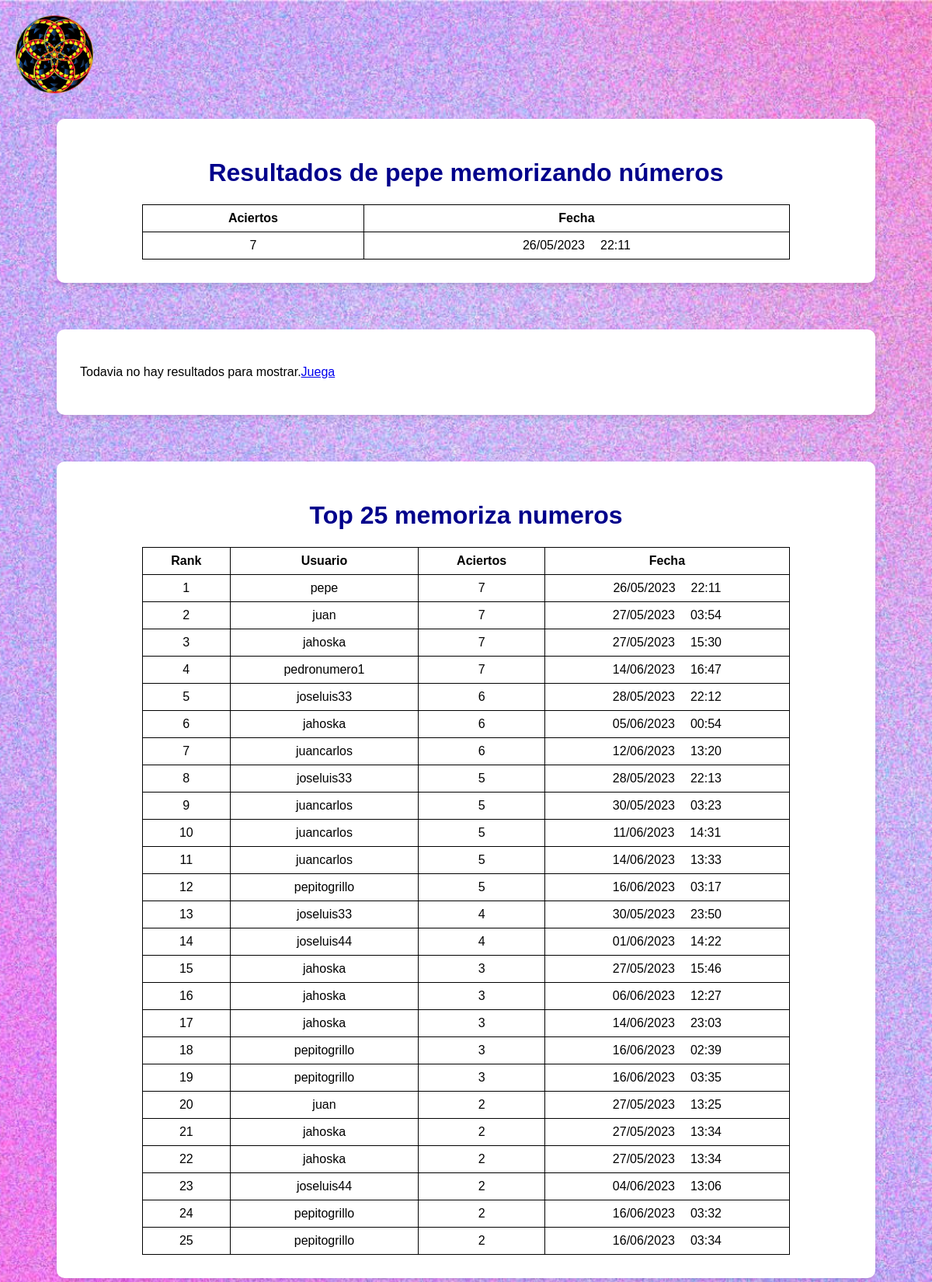
The app's page /resultados.php (signed in, upper part) with its own data.
### tables this page shows
CREATE TABLE `partidas` (
  `id` int(11) NOT NULL,
  `usuario` varchar(255) NOT NULL,
  `aciertos` int(11) NOT NULL,
  `fecha` timestamp NOT NULL DEFAULT current_timestamp()
);

### resultados.php (the view, shortened to what this page needs)
<?php
require_once 'conexion.php';
$nombre_usuario = $_SESSION['usuario'];
$sql_usuario = "SELECT aciertos, fecha FROM partidas WHERE usuario = ?";
$stmt_usuario = $conn->prepare($sql_usuario);
$stmt_usuario->bind_param('s', $nombre_usuario);
$stmt_usuario->execute();
$result_usuario = $stmt_usuario->get_result();
$sql_usuario2 = "SELECT aciertos, fecha FROM partidas2 WHERE usuario = ?";
$stmt_usuario2 = $conn->prepare($sql_usuario2);
$stmt_usuario2->bind_param('s', $nombre_usuario);
$stmt_usuario2->execute();
$result_usuario2 = $stmt_usuario2->get_result();
$sql_top = "SELECT usuario, aciertos, fecha FROM partidas ORDER BY aciertos DESC LIMIT 25";
$result_top = $conn->query($sql_top);
?>
<!DOCTYPE html>
<html lang="es">
<head>
    </head>
<body>
    <a href="app.php">
        <img src="5 puntas v3.png" class="logo" alt="Logo del sitio">
    </a>
    <div class="container1">
    <?php if ($result_usuario->num_rows > 0): ?>
        <h1>Resultados de <?php echo $nombre_usuario; ?> memorizando números</h1>
        <table>
            <tr>
                <th>Aciertos</th>
                <th>Fecha</th>
            </tr>
            <?php while($row = $result_usuario->fetch_assoc()): ?>
            <tr>
                <td><?php echo $row['aciertos']; ?></td>
                <td><?php
                    $fecha = date_create_from_format('Y-m-d H:i:s', $row['fecha']);
                    if ($fecha === false) {
                        echo "Formato de fecha incorrecto";
                    } else {
                        echo $fecha->format('d/m/Y') . '<span style="margin-left: 20px;">' . $fecha->format('H:i') . '</span>';
                    }
                ?></td>
            </tr>
            <?php endwhile; ?>
        </table>
    <?php else: ?>
        <p>Todavia no hay resultados para mostrar.<a href='memoriza_numeros/memoriza_numeros.php'>Juega</a></p>
    <?php endif; ?>
</div>
<div class="container">
    <?php if ($result_usuario2->num_rows > 0): ?>
        <h1>Resultados de <?php echo $nombre_usuario; ?> memorizando palabras</h1>
        <table>
            <tr>
                <th>Aciertos</th>
                <th>Fecha</th>
            </tr>
            <?php while($row = $result_usuario2->fetch_assoc()): ?>
            <tr>
                <td><?php echo $row['aciertos']; ?></td>
                <td><?php
                    $fecha = date_create_from_format('Y-m-d H:i:s', $row['fecha']);
                    if ($fecha === false) {
                        echo "Formato de fecha incorrecto";
                    } else {
                        echo $fecha->format('d/m/Y') . '<span style="margin-left: 20px;">' . $fecha->format('H:i') . '</span>';
                    }
                ?></td>
            </tr>
            <?php endwhile; ?>
        </table>
    <?php else: ?>
        <p>Todavia no hay resultados para mostrar.<a href='memoriza_palabras/memoriza_palabras.php'>Juega</a></p>
    <?php endif; ?>
</div>
    <div class="container">
        <h1>Top 25 memoriza numeros</h1>
        <table>
            <tr>
                <th>Rank</th>
                <th>Usuario</th>
                <th>Aciertos</th>
                <th>Fecha</th>
            </tr>
            <?php $rank = 1; while($row = $result_top->fetch_assoc()): ?>
            <tr>
                <td><?php echo $rank++; ?></td>
                <td><?php echo $row['usuario']; ?></td>
                <td><?php echo $row['aciertos']; ?></td>
                <td><?php
                    $fecha = date_create_from_format('Y-m-d H:i:s', $row['fecha']);
                    if ($fecha === false) {
                        echo "Formato de fecha incorrecto";
                    } else {
                        echo $fecha->format('d/m/Y') . '<span style="margin-left: 20px;">' . $fecha->format('H:i') . '</span>';
                    }
                ?></td>
            </tr>
            <?php endwhile; ?>
        </table>
    </div>
</body>
</html>

### resultados.php (style rules this page uses)
body { padding: 5px; background: url(5458940.jpg) no-repeat center center fixed; background-size: cover; font-family: Arial, sans-serif; }
table { border-collapse: collapse; border-collapse: collapse; width: calc(100% - 160px); margin-left: 80px; margin-right: 80px; }
th, td { border: 1px solid black; padding: 8px; text-align: center; }
h1 { text-align: center; color: #00008B; }
.container { margin-top: 40px; margin-bottom: 60px; box-shadow: 0 4px 6px rgba(0, 0, 0, 0.1); margin-left: 60px; margin-right: 60px; background-color: #ffffff; border-radius: 10px; padding: 30px; }
.container1 { margin-top: 140px; margin-bottom: 60px; box-shadow: 0 4px 6px rgba(0, 0, 0, 0.1); margin-left: 60px; margin-right: 60px; background-color: #ffffff; border-radius: 10px; padding: 30px; }
.logo { position: absolute; top: 20px; left: 20px; width: 100px; }

### records on screen
partidas: aciertos "7", fecha "26/05/2023", fecha "22:11", usuario "pepe"
partidas: usuario "juan", aciertos "7", fecha "27/05/2023", fecha "03:54"
partidas: usuario "jahoska", aciertos "7", fecha "27/05/2023", fecha "15:30"
partidas: usuario "pedronumero1", aciertos "7", fecha "14/06/2023", fecha "16:47"
partidas: usuario "joseluis33", aciertos "6", fecha "28/05/2023", fecha "22:12"
partidas: usuario "jahoska", aciertos "6", fecha "05/06/2023", fecha "00:54"
partidas: usuario "juancarlos", aciertos "6", fecha "12/06/2023", fecha "13:20"
partidas: usuario "joseluis33", aciertos "5", fecha "28/05/2023", fecha "22:13"
partidas: usuario "juancarlos", aciertos "5", fecha "30/05/2023", fecha "03:23"
partidas: usuario "juancarlos", aciertos "5", fecha "11/06/2023", fecha "14:31"
partidas: usuario "juancarlos", aciertos "5", fecha "14/06/2023", fecha "13:33"
partidas: usuario "pepitogrillo", aciertos "5", fecha "16/06/2023", fecha "03:17"
partidas: usuario "joseluis33", aciertos "4", fecha "30/05/2023", fecha "23:50"
partidas: usuario "joseluis44", aciertos "4", fecha "01/06/2023", fecha "14:22"
partidas: usuario "jahoska", aciertos "3", fecha "27/05/2023", fecha "15:46"
partidas: usuario "jahoska", aciertos "3", fecha "06/06/2023", fecha "12:27"
partidas: usuario "jahoska", aciertos "3", fecha "14/06/2023", fecha "23:03"
partidas: usuario "pepitogrillo", aciertos "3", fecha "16/06/2023", fecha "02:39"
partidas: usuario "pepitogrillo", aciertos "3", fecha "16/06/2023", fecha "03:35"
partidas: usuario "juan", aciertos "2", fecha "27/05/2023", fecha "13:25"
partidas: usuario "jahoska", aciertos "2", fecha "27/05/2023", fecha "13:34"
partidas: usuario "jahoska", aciertos "2", fecha "27/05/2023", fecha "13:34"
partidas: usuario "joseluis44", aciertos "2", fecha "04/06/2023", fecha "13:06"
partidas: usuario "pepitogrillo", aciertos "2", fecha "16/06/2023", fecha "03:32"
partidas: usuario "pepitogrillo", aciertos "2", fecha "16/06/2023", fecha "03:34"

### other values on screen
$nombre_usuario "pepe"
